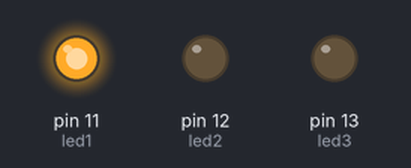
Simulated run of this sketch. Board: Arduino Uno, built with avr-gcc and run on an emulated ATmega328P. Parts: output pins drawn as LEDs (lit = HIGH).

Above: at 0.1 s.
At 0.9 s:
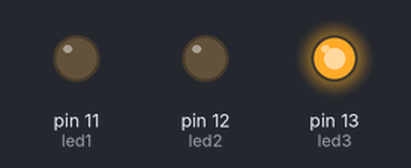
At 1.7 s:
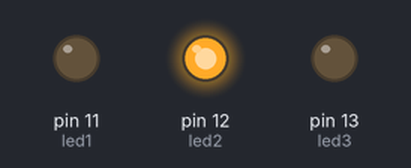
At 2.7 s:
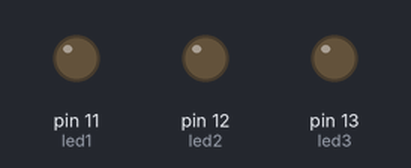
Timing chart, 0 to 3.0 s (numbered marks = the images above):
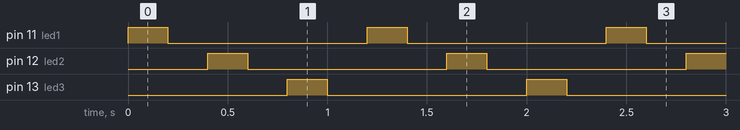

The sketch:

Code4.ino
```cpp
// (licence header left out)
//Q3 Write an Arduino Program to blink 3 LED alternatively

int led1=11, led2=12, led3 = 13;
void setup ()
{
  pinMode (led1, OUTPUT);
  pinMode (led2, OUTPUT);
  pinMode (led3, OUTPUT);
}
void loop ()
{
  digitalWrite (led1, HIGH);
  delay(200);
  digitalWrite(led1, LOW);
  delay(200);
  digitalWrite (led2, HIGH);
  delay(200);
  digitalWrite(led2, LOW);
  delay(200);
  digitalWrite (led3, HIGH);
  delay(200);
  digitalWrite(led3, LOW);
  delay(200);


}
```

Measured:
- by itself, pin 11 (led1), pin 12 (led2), pin 13 (led3): alternates HIGH for 0.20 s and LOW for 1.0 s
- by itself, everything shown: repeats every 1.2 s, in 6 steps
